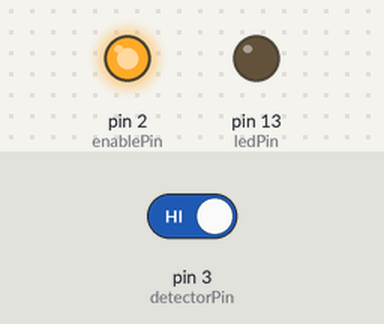
The sketch below on a simulated Arduino Uno, built with avr-gcc and run on an emulated ATmega328P. Shown: output pins drawn as LEDs (lit = HIGH). Inputs (shaded band) come from the test bench; at power-on: pin 3 (detectorPin) HIGH.

Above: at 1.2 s.
1.3 s: pin 3 (detectorPin) driven LOW
At 2.5 s:
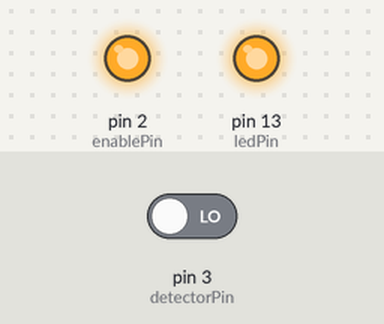
2.8 s: pin 3 (detectorPin) driven HIGH
At 3.7 s:
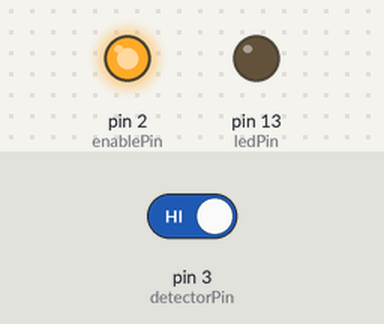
Timing chart, 0 to 5.8 s (numbered marks = the images above; inputs shaded):
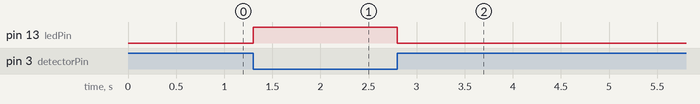

Measured:
- after the input at 1.3 s, pin 13 (ledPin): LOW → HIGH at once
- after the input at 2.8 s, pin 13 (ledPin): HIGH → LOW at once

The sketch:

sketch_sep17d.ino
```cpp
int ledPin = 13;      // LED pin on arduino
int detectorPin = 3;  // obstacle avoidance sensor interface
int val;              // variable to store result
int enablePin = 2;  // sensor enable interface (EN)

void setup()
{
  pinMode(ledPin, OUTPUT);  // Define LED as output interface
  pinMode(detectorPin, INPUT);  // Define obstacle avoidance sensor as input interface

  // [uncomment and remove jumper on module to use enable pin (EN)]
  pinMode(enablePin, OUTPUT);
  digitalWrite(enablePin, HIGH);  // Enable sensor
}

void loop()
{
  val = digitalRead(detectorPin); // Read value from sensor
  if(val == LOW) // When the sensor detects an obstacle, the LED on the Arduino lights up
  {
    digitalWrite(ledPin, HIGH);
  }
  else
  {
    digitalWrite(ledPin, LOW);
  }
}
```
